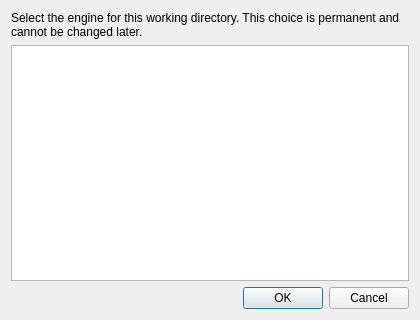
<?xml version="1.0" encoding="UTF-8"?>
<ui version="4.0">
 <class>DialogPickEngine</class>
 <widget class="QDialog" name="DialogPickEngine">
  <property name="geometry">
   <rect>
    <x>0</x>
    <y>0</y>
    <width>420</width>
    <height>320</height>
   </rect>
  </property>
  <property name="windowTitle">
   <string>Select Engine</string>
  </property>
  <layout class="QVBoxLayout" name="verticalLayout">
   <item>
    <widget class="QLabel" name="labelInfo">
     <property name="text">
      <string>Select the engine for this working directory. This choice is permanent and cannot be changed later.</string>
     </property>
     <property name="wordWrap">
      <bool>true</bool>
     </property>
    </widget>
   </item>
   <item>
    <widget class="QListWidget" name="listWidget">
     <property name="selectionMode">
      <enum>QAbstractItemView::SingleSelection</enum>
     </property>
     <property name="editTriggers">
      <set>QAbstractItemView::NoEditTriggers</set>
     </property>
    </widget>
   </item>
   <item>
    <widget class="QDialogButtonBox" name="buttonBox">
     <property name="orientation">
      <enum>Qt::Horizontal</enum>
     </property>
     <property name="standardButtons">
      <set>QDialogButtonBox::Cancel|QDialogButtonBox::Ok</set>
     </property>
    </widget>
   </item>
  </layout>
 </widget>
 <resources/>
 <connections>
  <connection>
   <sender>buttonBox</sender>
   <signal>accepted()</signal>
   <receiver>DialogPickEngine</receiver>
   <slot>accept()</slot>
   <hints>
    <hint type="sourcelabel">
     <x>248</x>
     <y>280</y>
    </hint>
    <hint type="destinationlabel">
     <x>157</x>
     <y>300</y>
    </hint>
   </hints>
  </connection>
  <connection>
   <sender>buttonBox</sender>
   <signal>rejected()</signal>
   <receiver>DialogPickEngine</receiver>
   <slot>reject()</slot>
   <hints>
    <hint type="sourcelabel">
     <x>316</x>
     <y>280</y>
    </hint>
    <hint type="destinationlabel">
     <x>286</x>
     <y>300</y>
    </hint>
   </hints>
  </connection>
 </connections>
</ui>
